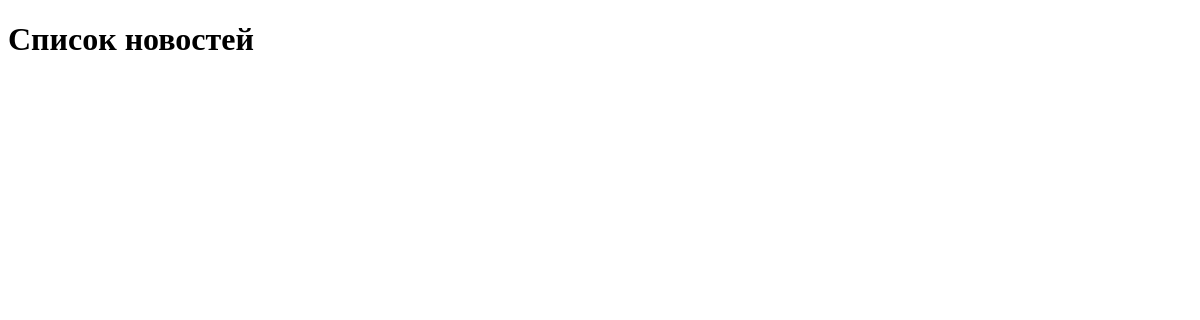
/, run on an earlier commit of the app's database.
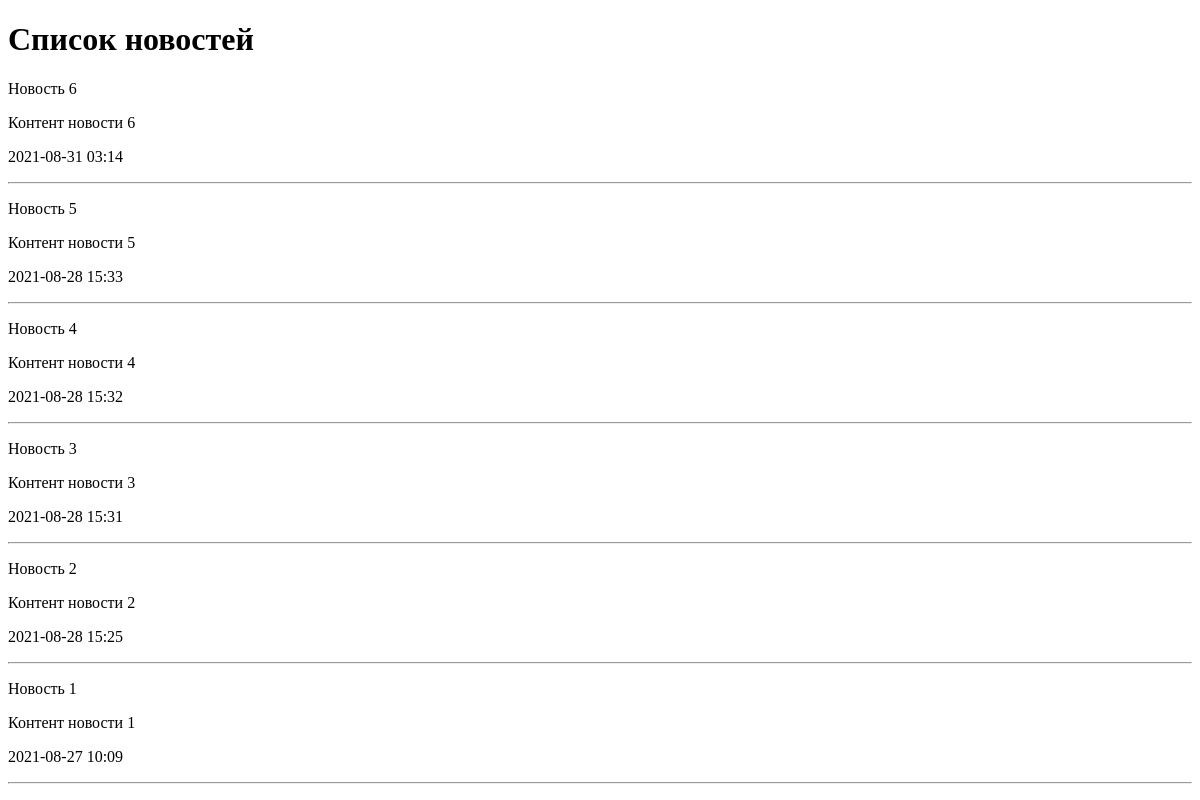
And on a later commit of the database.
### news/models.py (models this page shows, shortened)
class News(models.Model):
    title = models.CharField(max_length=150, verbose_name='Наименование')
    content = models.TextField(blank=True, verbose_name='Контент')
    created_at = models.DateTimeField(auto_now_add=True, verbose_name='Дата публикации')
    updated_at = models.DateTimeField(auto_now=True, verbose_name='Обновлено')
    photo = models.ImageField(upload_to='photos/%Y/%m/%d/', verbose_name='Фото', blank=True)
    is_published = models.BooleanField(default=True, verbose_name='Опубликовано')
    category = models.ForeignKey('Category', on_delete=models.PROTECT, null=True, verbose_name='Категория')
    class Meta:
        verbose_name = 'Новость'
        verbose_name_plural = 'Новости'
        ordering = ['-created_at']

### news/views.py (the view)
# urls.py: path('', index),
def index(request):
    news = News.objects.all()
    categories = Category.objects.all()
    context = {'news': news,
               'title': 'Список новостей',
               'categories': categories}
    return render(request, 'news/index.html', context)

### news/templates/news/index.html (shortened to what this page needs)
<!DOCTYPE html>
<html lang="en">
<head>
</head>
<body>
<h1> {{title}} </h1>
{% for item in news %}
    <div>
        <p>{{ item.title }}</p>
        <p>{{ item.content }}</p>
        <p>{{ item.created_at|date:'Y-m-d H:i' }}</p>
    </div>
    <hr>
{% endfor %}
</body>
</html>

What changed in the data, as far as the page shows it:
added News: title "Новость 6", content "Контент новости 6", created_at "2021-08-31 03:14"
added News: title "Новость 5", content "Контент новости 5", created_at "2021-08-28 15:33"
added News: title "Новость 4", content "Контент новости 4", created_at "2021-08-28 15:32"
added News: title "Новость 3", content "Контент новости 3", created_at "2021-08-28 15:31"
added News: title "Новость 2", content "Контент новости 2", created_at "2021-08-28 15:25"
added News: title "Новость 1", content "Контент новости 1", created_at "2021-08-27 10:09"
